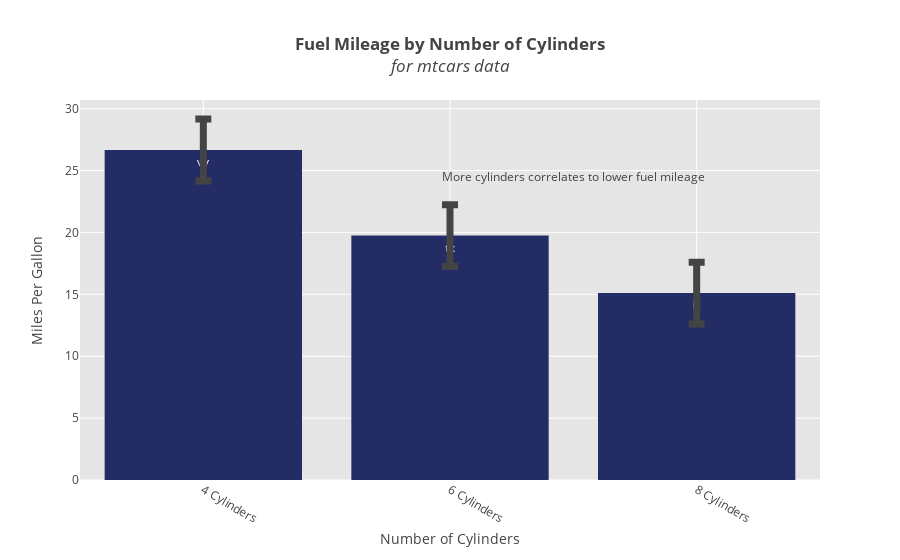

Notebook source saved alongside this figure:
### Markdown cell above
Preview the results again:

### Code cell
# view plot inline 
fig = barplot.create_graph(**args)

### Figure 1 — Plotly figure (JSON) as saved in the notebook; plotly's stock layout.template omitted (floating-point values rounded to 4 significant figures)
{"data": [{"error_y": {"array": [2.5, 2.5, 2.5], "thickness": 7, "type": "data", "visible": true, "width": 8}, "marker": {"color": "#232C65"}, "name": "mpg", "text": ["vv", "tx", "ic"], "type": "bar", "uid": "a2881164-ec0f-11e8-9e73-a0481cac4f9d", "x": ["4 Cylinders", "6 Cylinders", "8 Cylinders"], "y": [26.66, 19.74, 15.1]}], "layout": {"annotations": [{"showarrow": false, "text": "More cylinders correlates to lower fuel mileage", "x": 1.5, "y": 24.5}], "hovermode": "closest", "plot_bgcolor": "rgb(229, 229, 229)", "title": "<b>Fuel Mileage by Number of Cylinders</b><br><i>for mtcars data</i>", "xaxis": {"gridcolor": "rgb(255,255,255)", "tickangle": 30, "title": "Number of Cylinders", "zerolinecolor": "rgb(255,255,255)"}, "yaxis": {"gridcolor": "rgb(255,255,255)", "title": "Miles Per Gallon", "zerolinecolor": "rgb(255,255,255)"}}}
